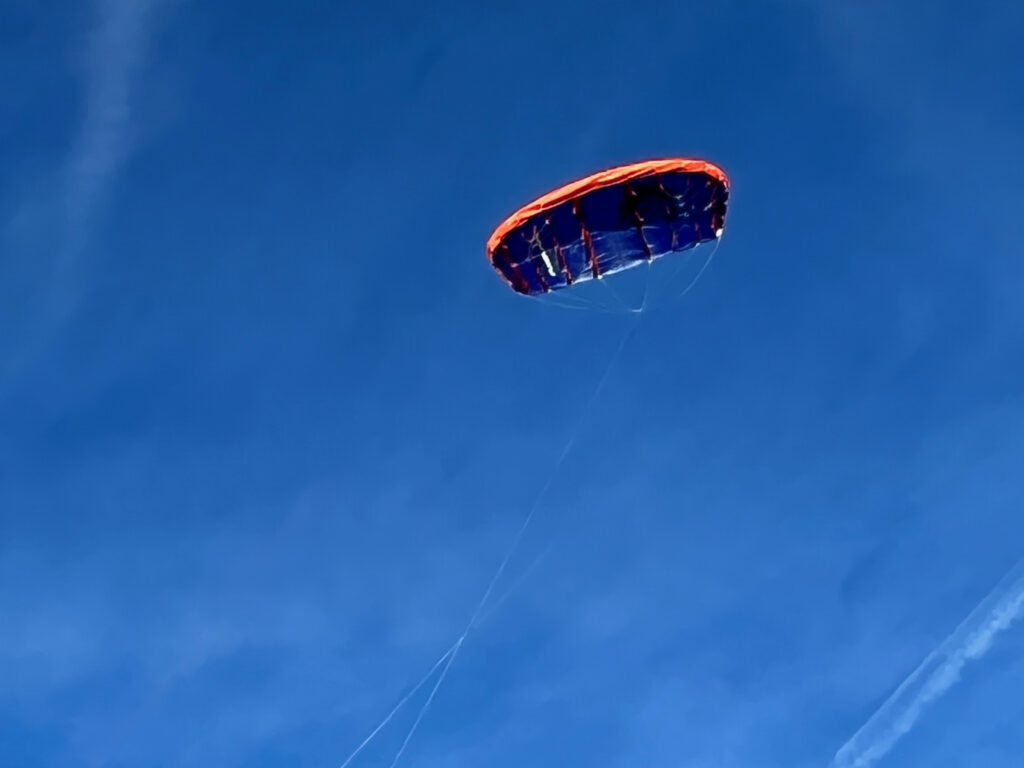
#> input picture site/src/assets/photos/drachen.jpeg, 1024 x 768 px
$ python trace_logo.py ../site/src/assets/photos/drachen.jpeg ../site/src/assets/photos/flugplatz.jpeg 1.0 5
#> lines starting #> are read from the running program, lines starting #| are printed output that depends on the picture; after the words box and inside, x2 and y2 are one past the last pixel; in counts of white or black regions, pixels touching at a corner belong together
"""Trace the MSG logo from the high-res (AI-enhanced) reference and fix its errors.

Usage: python trace2.py <src.png> <out.svg> [gap_shift] [mode_shift]
- removes the wrong dark "l" + "s" that the enhancement inserted after "Mode"
- splits the fused glider strokes so they form two separate "l"
- smooths the lake outline (the enhancement made it bumpy)
"""
import os
import sys

import numpy as np
import potrace
from PIL import Image, ImageDraw, ImageFilter

SRC, OUT = sys.argv[1], sys.argv[2]
GAP_SHIFT = float(sys.argv[3]) if len(sys.argv) > 3 else 0
STROKE = 21
MODE_SHIFT = int(sys.argv[4]) if len(sys.argv) > 4 else 30
UP = 2

BLUE = "#0090DA"
DARK = "#3C3C44"

im = Image.open(SRC).convert("RGB")
#> im is the input picture: PIL image 1024x768 RGB; mean R, G, B 36.8, 97.3, 173.2
W, H = im.size
#> W = 1024; H = 768
a = np.asarray(im.resize((W * UP, H * UP), Image.BICUBIC)).astype(int)
r, g, b = a[..., 0], a[..., 1], a[..., 2]
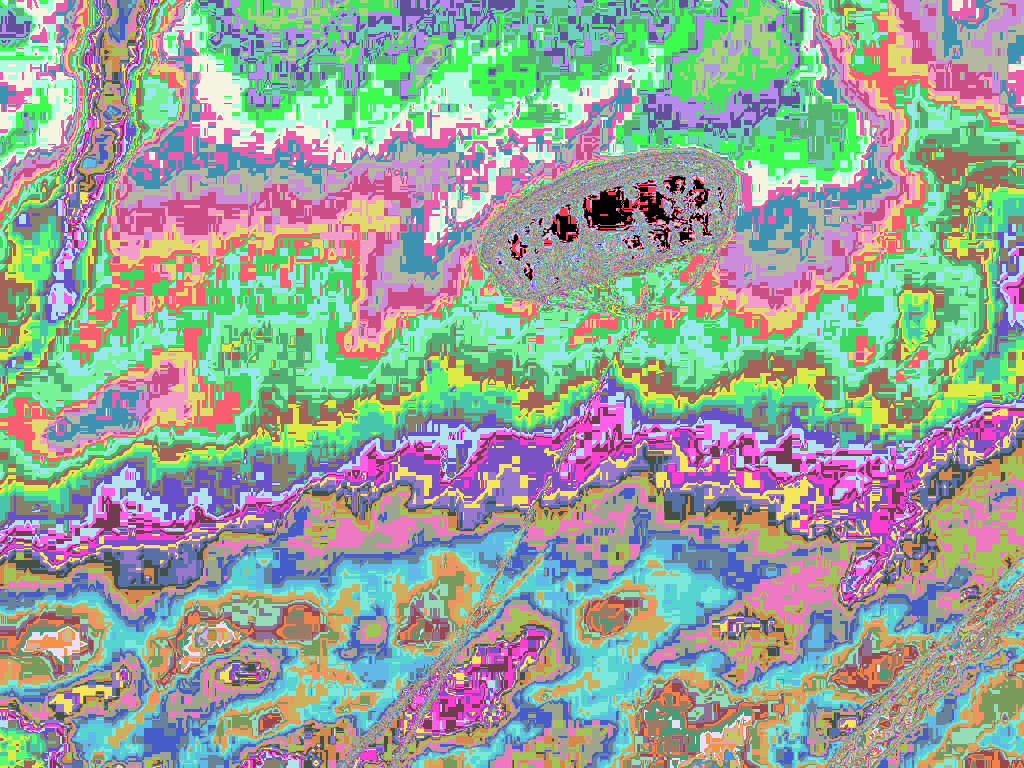
#> r: shape (1536, 2048) int64 (shown at 1/2 size); 256 distinct labels, from 0 to 255; one colour per label, 0 black
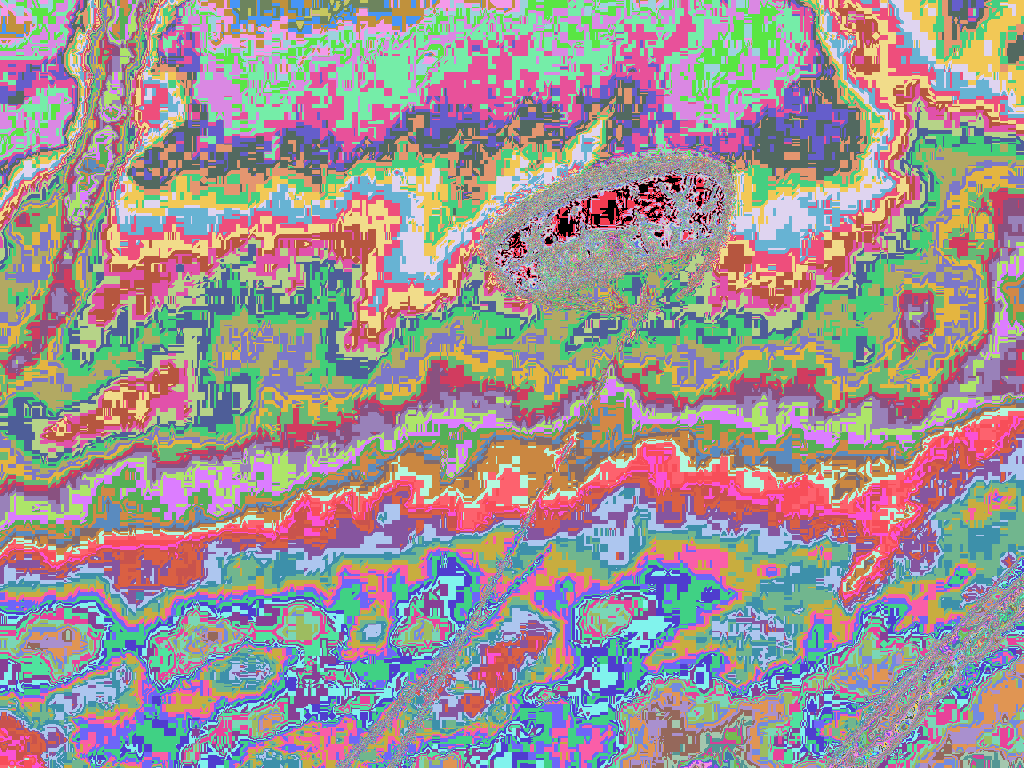
#> g: shape (1536, 2048) int64 (shown at 1/2 size); 256 distinct labels, from 0 to 255; one colour per label, 0 black
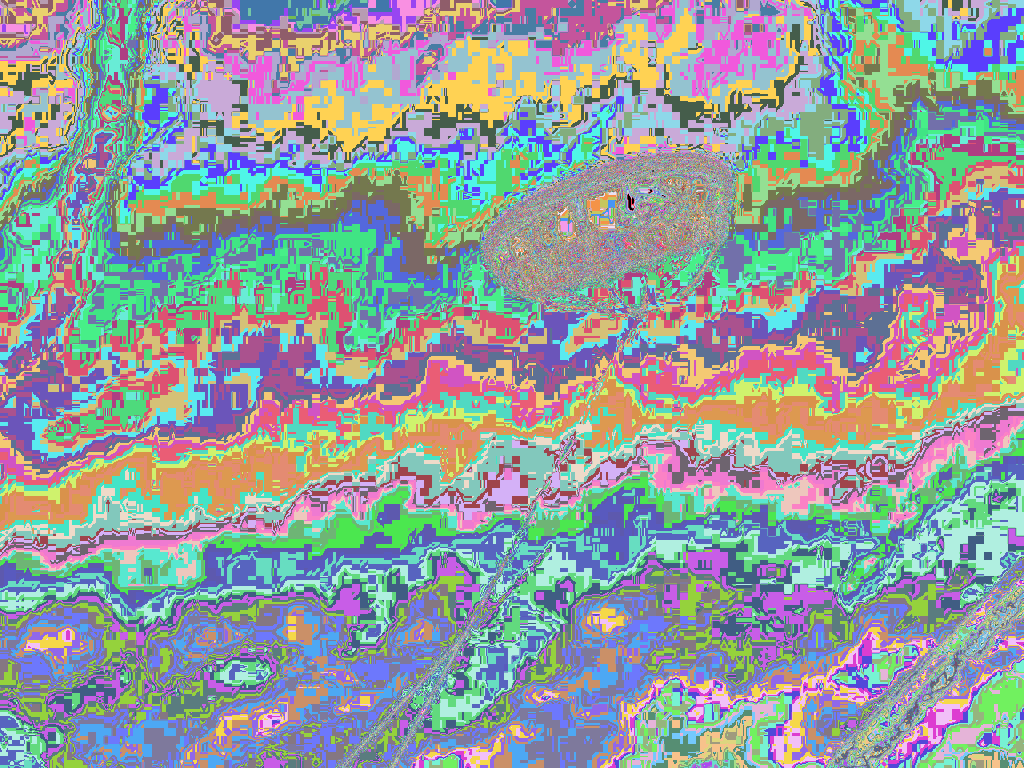
#> b: shape (1536, 2048) int64 (shown at 1/2 size); 256 distinct labels, from 0 to 255; one colour per label, 0 black
yy, xx = np.mgrid[0 : a.shape[0], 0 : a.shape[1]]
X, Y = xx / UP, yy / UP  # source coordinates

blue = b - r > 80
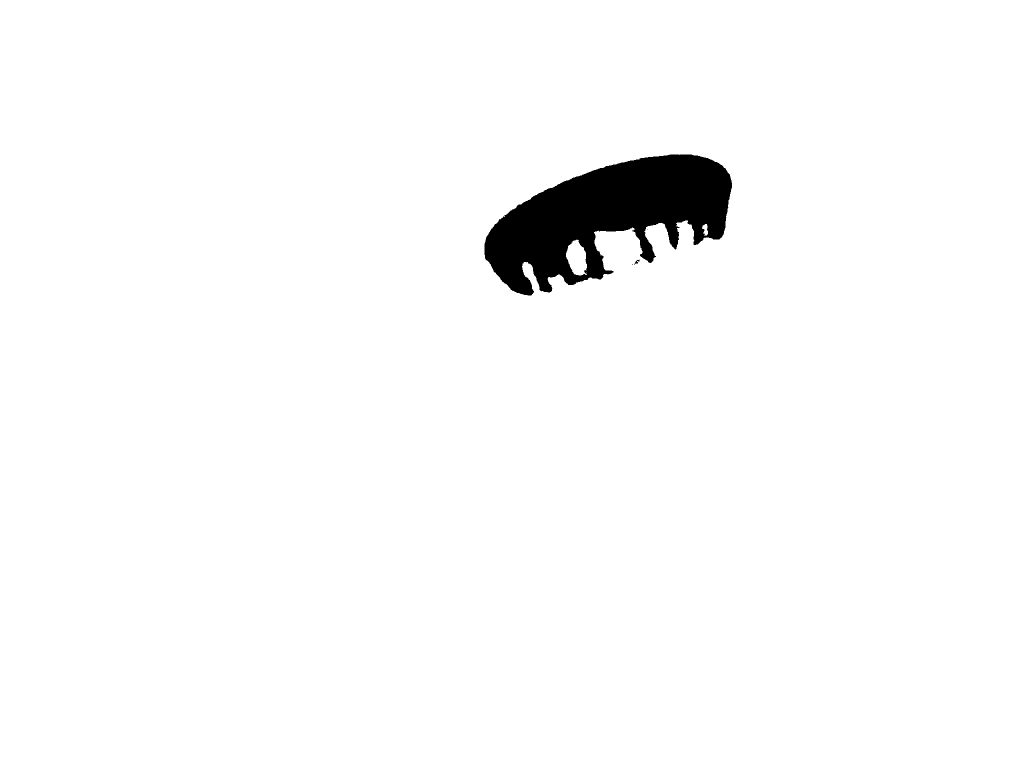
#> blue: shape (1536, 2048) bool (shown at 1/2 size); 97.6% white; 4 black regions (2 under 20 px), largest, box (x1, y1, x2, y2) and area: (969, 309, 1464, 591) 75954, (1268, 519, 1279, 529) 41
dark = (r < 150) & (abs(r - b) < 35) & ~blue
#> dark: shape (1536, 2048) bool; 0.71% white; 14 white regions (6 under 20 px), largest, box (x1, y1, x2, y2) and area: (971, 312, 1461, 586) 19435, (1058, 453, 1107, 545) 1148, (1105, 476, 1146, 563) 995

# --- fix text: erase the bogus "ls", then move "Mode" right -------------
band = (Y > 280) & (Y < 400)
left_edge = 402 - (Y - 295) * 0.31
bogus = band & (X > left_edge) & (X < 482)
dark &= ~bogus
mode = dark & band & (X <= left_edge)
#> mode: shape (1536, 2048) bool; every value is 0
dark &= ~mode
shift = MODE_SHIFT * UP
dark[:, shift:] |= mode[:, :-shift]

# --- split the fused glider strokes into two separate "l" ------------------
# the enhancement merged both strokes into one band that widens downwards;
# left edge ~ 491 - 0.469*(y-300), right edge ~ 517 - 0.391*(y-300)
fused = (Y >= 236) & (Y <= 650 + 0.234 * (382 - X)) & (X >= 489 - 0.469 * (Y - 300)) & (X <= 520 - 0.391 * (Y - 300))
blue &= ~fused
strokes = Image.new("L", (W * UP, H * UP), 0)
dr = ImageDraw.Draw(strokes)
def wing(root, tip, w_root, w_tip):
    """Tapered wing from root to a rounded tip."""
    (x0, y0), (x1, y1) = root, tip
    dx, dy = x1 - x0, y1 - y0
    n = (dx * dx + dy * dy) ** 0.5
    nx, ny = -dy / n, dx / n
    pts = [
        (x0 + nx * w_root / 2, y0 + ny * w_root / 2),
        (x1 + nx * w_tip / 2, y1 + ny * w_tip / 2),
        (x1 - nx * w_tip / 2, y1 - ny * w_tip / 2),
        (x0 - nx * w_root / 2, y0 - ny * w_root / 2),
    ]
    dr.polygon([(x * UP, y * UP) for x, y in pts], fill=255)
    rr = w_tip / 2 * UP
    dr.ellipse([x1 * UP - rr, y1 * UP - rr, x1 * UP + rr, y1 * UP + rr], fill=255)


# two independent gliders: the upper one's wing ends below the text, the lower
# one's wing ends above it; side by side they read as "ll" and never touch
lx0, ly0, lx1, ly1 = map(float, os.environ.get("LOWER_WING", "301,680,470,285").split(","))
wing((lx0 + GAP_SHIFT, ly0), (lx1 + GAP_SHIFT, ly1), float(os.environ.get("LOWER_ROOT_W", "30")), 11)
wing((544, 205), (452, 420), 27, 11)
blue |= np.asarray(strokes) > 127
#> blue: shape (1536, 2048) bool; 96.1% white; 4 black regions (2 under 20 px), largest, box (x1, y1, x2, y2) and area: (650, 309, 1464, 1327) 122602, (1268, 519, 1279, 529) 41

lake_zone = X > 760
glider = blue & ~lake_zone
#> glider: shape (1536, 2048) bool; 70.4% white; 5 black regions (2 under 20 px), largest, box (x1, y1, x2, y2) and area: (1521, 0, 2048, 1536) 809472, (650, 309, 1464, 1327) 122602, (1268, 519, 1279, 529) 41
lake = blue & lake_zone
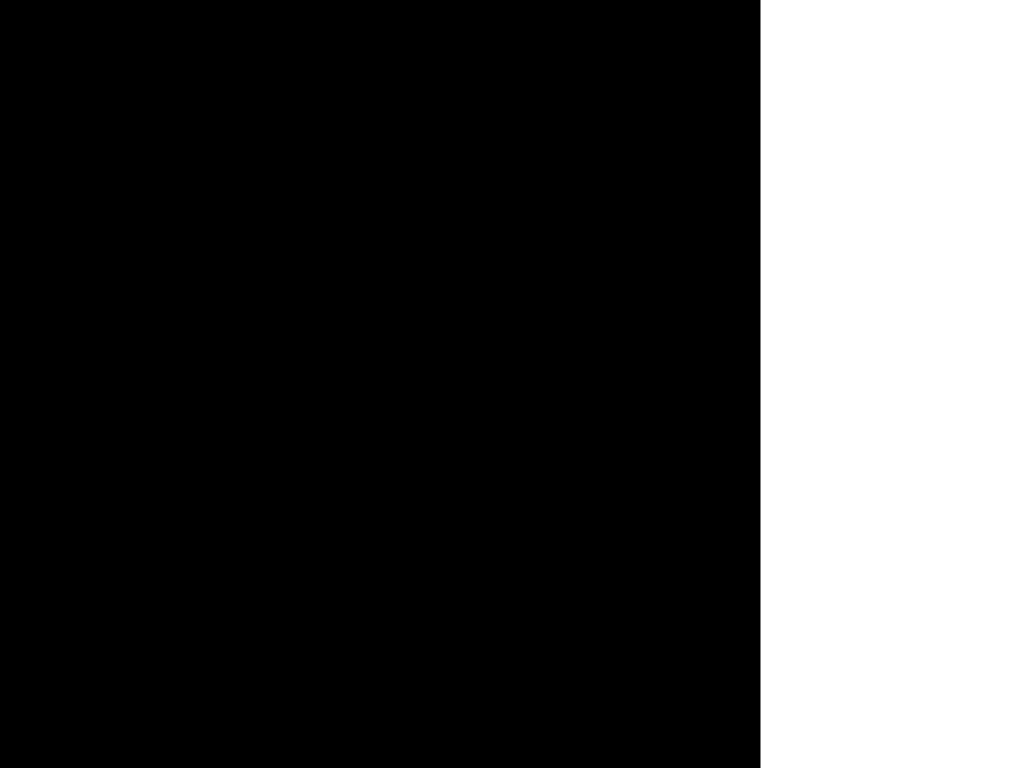
#> lake: shape (1536, 2048) bool (shown at 1/2 size); 25.7% white; 1 white region, box (x1, y1, x2, y2) and area: (1521, 0, 2048, 1536) 809472


def smooth(mask, radius):
#> called with radius = 1.6
    img = Image.fromarray((mask * 255).astype(np.uint8)).filter(ImageFilter.GaussianBlur(radius))
    return np.asarray(img) > 127
#> returned value: shape (1536, 2048) bool; 0.71% white; 13 white regions (3 under 20 px), largest, box (x1, y1, x2, y2) and area: (971, 314, 1461, 586) 19112, (1059, 453, 1106, 543) 1120, (1105, 476, 1146, 563) 994


def trace(mask, turdsize=40):
#> (the run stopped early here; a loop or call above may not have finished)

$ run again, on site/src/assets/photos/panorama.jpg
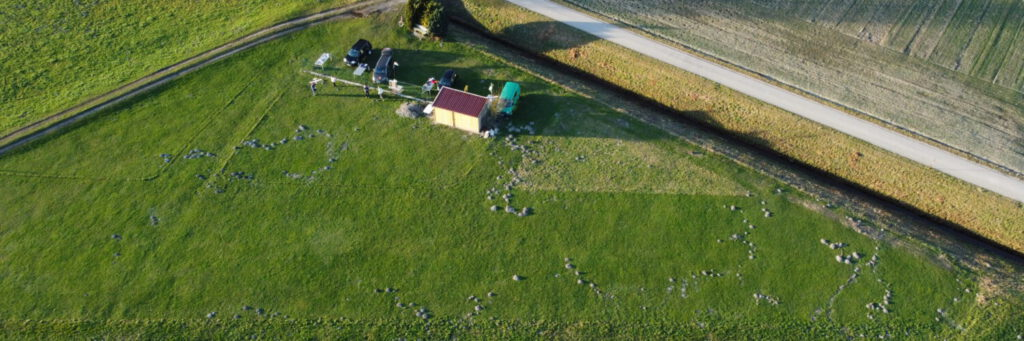
#> input picture site/src/assets/photos/panorama.jpg, 1024 x 341 px
#> im is the input picture: PIL image 1024x341 RGB; mean R, G, B 96.4, 110.3, 60.3
#> `blue = b - r > 80`:
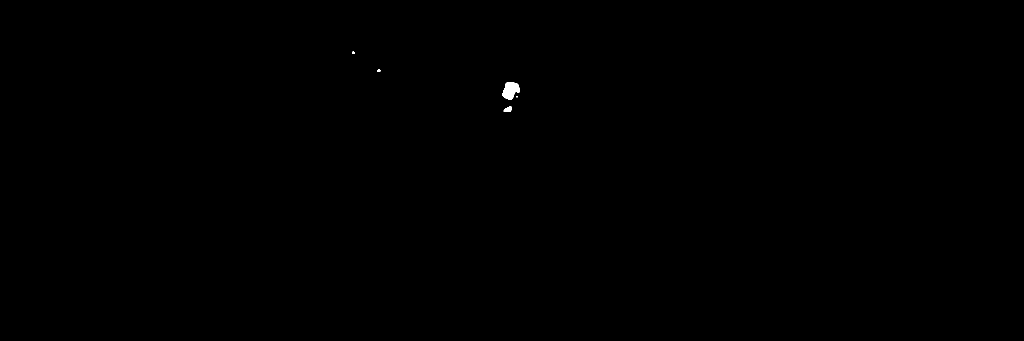
#> blue: shape (682, 2048) bool (shown at 1/2 size); 0.07% white; 5 white regions (1 under 20 px), largest, box (x1, y1, x2, y2) and area: (1005, 164, 1040, 200) 851, (1007, 212, 1024, 224) 139, (755, 138, 761, 144) 29, (704, 103, 709, 108) 22
#> mode: shape (682, 2048) bool; 1.7% white; 107 white regions (44 under 20 px), largest, box (x1, y1, x2, y2) and area: (438, 576, 564, 682) 4325, (276, 640, 377, 682) 2554, (160, 585, 240, 682) 2377
#> strokes: PIL image 2048x682 L; every value is 0
#> in smooth, `return np.asarray(img) > 127`:
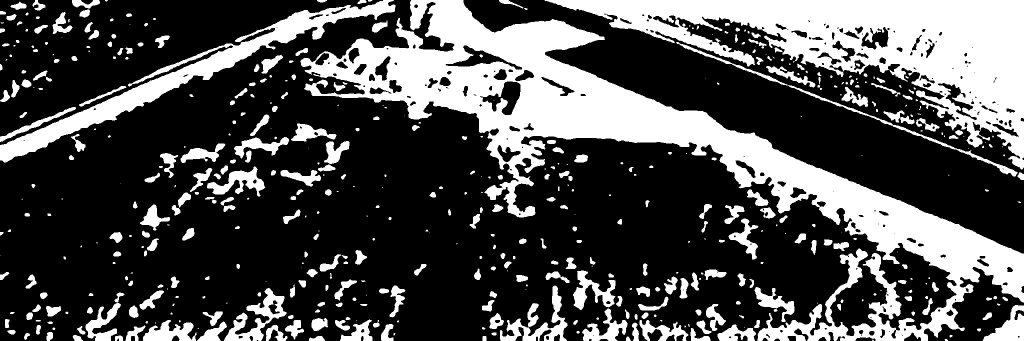
#> returned value: shape (682, 2048) bool (shown at 1/2 size); 30.6% white; 512 white regions (150 under 20 px), largest, box (x1, y1, x2, y2) and area: (601, 0, 2048, 682) 188075, (1089, 0, 2048, 339) 108568, (0, 0, 791, 325) 28951
